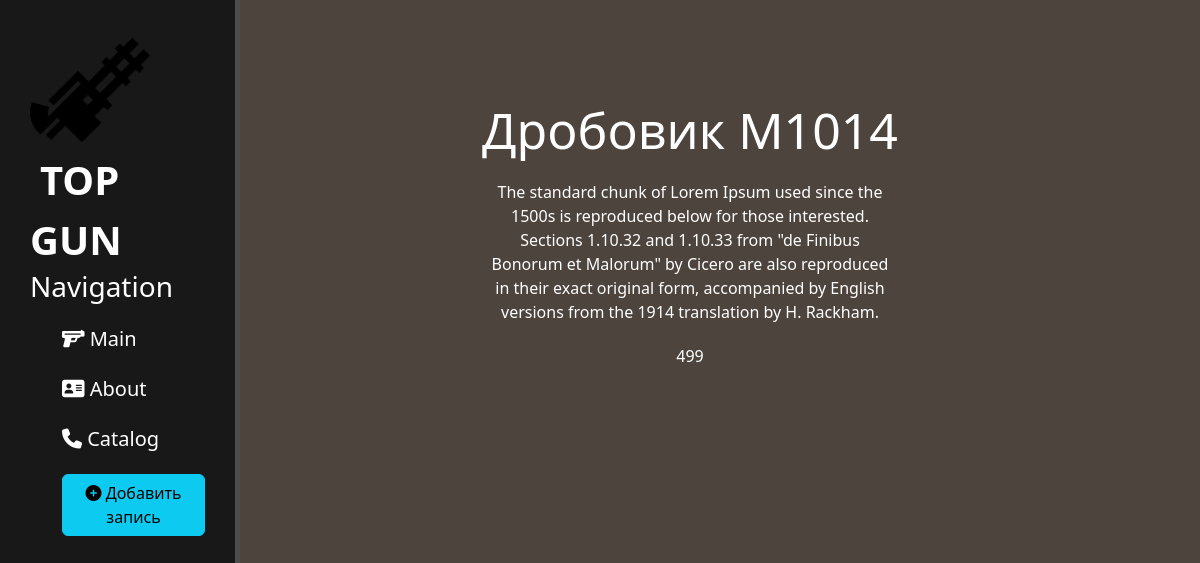
The app's page /catalog/1 with its own data.
### catalog/models.py (models this page shows, shortened)
class Catalog(models.Model):
    title = models.CharField('Name', max_length=50)
    description = models.TextField('description')
    price = models.IntegerField()

### catalog/views.py (the view)
# urls.py: path('<int:pk>', views.CatalogDetailView.as_view(), name='catalog-detail'),
class CatalogDetailView(DetailView):
    model = Catalog
    template_name = 'catalog/details_view.html'
    context_object_name = 'article'

### catalog/templates/catalog/details_view.html (shortened to what this page needs)
{% extends 'main/layout.html'%}
{% block content %}
    <div class="features" >
        <h1>{{ article.title }}</h1>
        <p>{{ article.description }}</p>
        <p>{{ article.price }}</p>
    </div>
{% endblock %}

### main/static/main/css/main2.css (style rules this page uses)
body { background: #4c443d; }
main .features { float: left; color: #fff; margin-top: 100px; text-align: center; width: 75%; }
main .features h1 { font-size: 50px; }
main .features p { max-width: 400px; margin: 20px auto }

### records on screen
Catalog: title "Дробовик М1014", description "The standard chunk of Lorem Ipsum used since the 1500s is reproduced below for those interested. Sections 1.10.32 and 1.10.33 from \"de Finibus Bonorum et Malorum\" by Cicero are also reproduced in their exact original form, accompanied by English versions from the 1914 translation by H. Rackham.", price "499"
